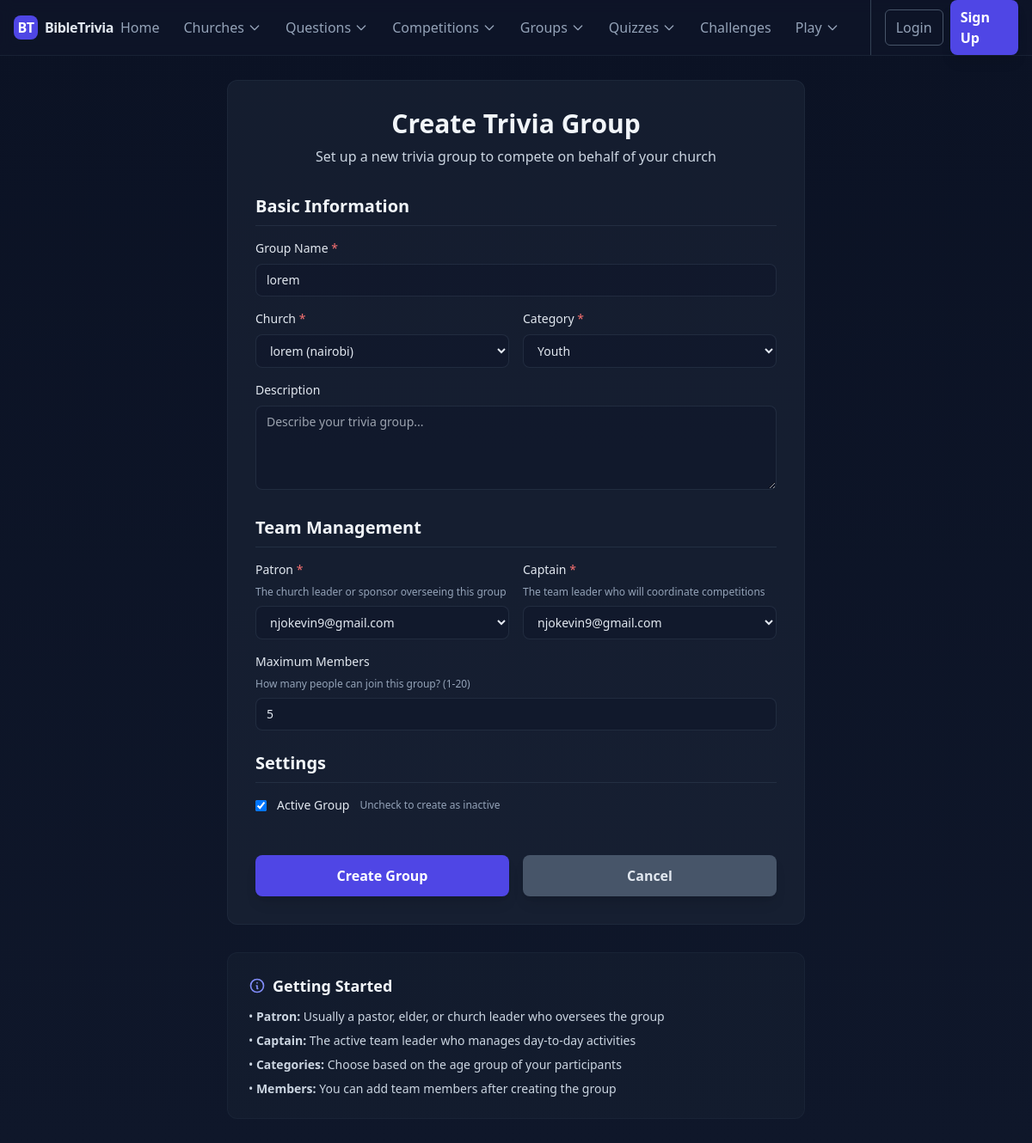
Page /groups/2/edit/ on the committed database.
### home/models.py (models this page shows, shortened)
class TimeStampedModel(models.Model):
    created_at = models.DateTimeField(auto_now_add=True)
    updated_at = models.DateTimeField(auto_now=True)
    class Meta:
        abstract = True

class TriviaGroup(TimeStampedModel):
    category = [
        ('Adults', 'Adults'),
        ('Youth', 'Youth'),
        ('Children', 'Children'),
        ('Senior', 'Senior'),
        ('Junior', 'Junior'),
        ('Teens', 'Teens'),
    ]
    uuid = models.UUIDField(default=uuid.uuid4, unique=True, editable=False)
    name = models.CharField(max_length=255)
    slug = models.SlugField(max_length=255, unique=True, blank=True)
    category = models.CharField(max_length=20, choices=category)
    church = models.ForeignKey(
        Church,
        on_delete=models.CASCADE,
        related_name='trivia_groups'
    )
    description = models.TextField(blank=True, null=True)
    max_members = models.PositiveIntegerField(default=5)
    is_active = models.BooleanField(default=True)
    patron = models.ForeignKey(settings.AUTH_USER_MODEL, on_delete=models.CASCADE, related_name='patroned_groups')
    captain = models.ForeignKey(settings.AUTH_USER_MODEL, on_delete=models.CASCADE, related_name='captained_groups')
    members = models.ManyToManyField(settings.AUTH_USER_MODEL, related_name='trivia_groups')
    total_competitions = models.PositiveIntegerField(default=0)
    wins = models.PositiveIntegerField(default=0)
    total_points = models.PositiveIntegerField(default=0)
    average_score = models.DecimalField(max_digits=5, decimal_places=2, default=0.00)
    class Meta:
        ordering = ['church__name', 'name']
        unique_together = ['church', 'name']
        indexes = [
            models.Index(fields=["slug"]),
            models.Index(fields=["church", "is_active"]),
            models.Index(fields=["category"]),
        ]
        verbose_name = "Trivia Group"
        verbose_name_plural = "Trivia Groups"

### home/views.py (the view, shortened to what this page needs)
# urls.py: path('groups/<int:pk>/edit/', TriviaGroupUpdateView.as_view(), name='group_update'),
class TriviaGroupUpdateView(UpdateView):
    model = TriviaGroup
    form_class = TriviaGroupForm
    template_name = 'home/group_form.html'

### home/models.py (called while the page is built)
    def __str__(self):
        return f"{self.name} ({self.city})"

### users/models.py (called while the page is built)
    def __str__(self):
        return self.email

### home/templates/home/group_form.html (shortened to what this page needs)
{% extends 'base.html' %}
{% block content %}
<div class="max-w-2xl mx-auto">
    <div class="bg-slate-800/50 rounded-xl p-8 border border-slate-700/30">
        <div class="text-center mb-8">
            <h1 class="text-3xl font-bold text-slate-100 mb-2">Create Trivia Group</h1>
            {% if preselected_church %}
                <p class="text-slate-300">Set up a new trivia group for <span class="text-indigo-400 font-semibold">{{ preselected_church.name }}</span></p>
            {% else %}
                <p class="text-slate-300">Set up a new trivia group to compete on behalf of your church</p>
            {% endif %}
        </div>
        <form method="post" class="space-y-6">
            <div class="space-y-4">
                <h2 class="text-xl font-semibold text-slate-100 border-b border-slate-700/50 pb-2">Basic Information</h2>
                <div>
                    <label for="{{ form.name.id_for_label }}" class="block text-sm font-medium text-slate-200 mb-2">
                        Group Name <span class="text-red-400">*</span>
                    </label>
                    {{ form.name }}
                </div>
                <div class="grid md:grid-cols-2 gap-4">
                    <div>
                        <label for="{{ form.church.id_for_label }}" class="block text-sm font-medium text-slate-200 mb-2">
                            Church <span class="text-red-400">*</span>
                        </label>
                        {{ form.church }}
                    </div>
                    <div>
                        <label for="{{ form.category.id_for_label }}" class="block text-sm font-medium text-slate-200 mb-2">
                            Category <span class="text-red-400">*</span>
                        </label>
                        {{ form.category }}
                    </div>
                </div>
                <div>
                    <label for="{{ form.description.id_for_label }}" class="block text-sm font-medium text-slate-200 mb-2">
                        Description
                    </label>
                    {{ form.description }}
                </div>
            </div>
            <div class="space-y-4">
                <h2 class="text-xl font-semibold text-slate-100 border-b border-slate-700/50 pb-2">Team Management</h2>
                <div class="grid md:grid-cols-2 gap-4">
                    <div>
                        <label for="{{ form.patron.id_for_label }}" class="block text-sm font-medium text-slate-200 mb-2">
                            Patron <span class="text-red-400">*</span>
                        </label>
                        <p class="text-xs text-slate-400 mb-2">The church leader or sponsor overseeing this group</p>
                        {{ form.patron }}
                    </div>
                    <div>
                        <label for="{{ form.captain.id_for_label }}" class="block text-sm font-medium text-slate-200 mb-2">
                            Captain <span class="text-red-400">*</span>
                        </label>
                        <p class="text-xs text-slate-400 mb-2">The team leader who will coordinate competitions</p>
                        {{ form.captain }}
                    </div>
                </div>
                <div>
                    <label for="{{ form.max_members.id_for_label }}" class="block text-sm font-medium text-slate-200 mb-2">
                        Maximum Members
                    </label>
                    <p class="text-xs text-slate-400 mb-2">How many people can join this group? (1-20)</p>
                    {{ form.max_members }}
                </div>
            </div>
            <div class="space-y-4">
                <h2 class="text-xl font-semibold text-slate-100 border-b border-slate-700/50 pb-2">Settings</h2>
                <div class="flex items-center gap-3">
                    {{ form.is_active }}
                    <label for="{{ form.is_active.id_for_label }}" class="text-sm font-medium text-slate-200">
                        Active Group
                    </label>
                    <p class="text-xs text-slate-400">Uncheck to create as inactive</p>
                </div>
            </div>
            <div class="flex gap-4 pt-6">
                <button type="submit" class="flex-1 bg-indigo-600 hover:bg-indigo-500 text-white font-semibold px-6 py-3 rounded-lg shadow-lg transition-colors">
                    Create Group
                </button>
                <a href="{% url 'home' %}" class="flex-1 bg-slate-600 hover:bg-slate-500 text-slate-200 font-semibold px-6 py-3 rounded-lg shadow-lg transition-colors text-center">
                    Cancel
                </a>
            </div>
        </form>
    </div>
    <div class="mt-8 bg-slate-800/30 rounded-xl p-6 border border-slate-700/20">
        <h3 class="text-lg font-semibold text-slate-100 mb-3 flex items-center gap-2">
            <svg class="w-5 h-5 text-indigo-400" fill="none" stroke="currentColor" viewBox="0 0 24 24">
                <path stroke-linecap="round" stroke-linejoin="round" stroke-width="2" d="M13 16h-1v-4h-1m1-4h.01M21 12a9 9 0 11-18 0 9 9 0 0118 0z"></path>
            </svg>
            Getting Started
        </h3>
        <div class="space-y-2 text-sm text-slate-300">
            <p>• <strong>Patron:</strong> Usually a pastor, elder, or church leader who oversees the group</p>
            <p>• <strong>Captain:</strong> The active team leader who manages day-to-day activities</p>
            <p>• <strong>Categories:</strong> Choose based on the age group of your participants</p>
            <p>• <strong>Members:</strong> You can add team members after creating the group</p>
        </div>
    </div>
</div>
{% endblock %}

### rows in the picture
TriviaGroup: name "lorem", church "lorem (nairobi)", category "Youth", patron "njokevin9@gmail.com", captain "njokevin9@gmail.com", max_members "5", is_active "☑"
